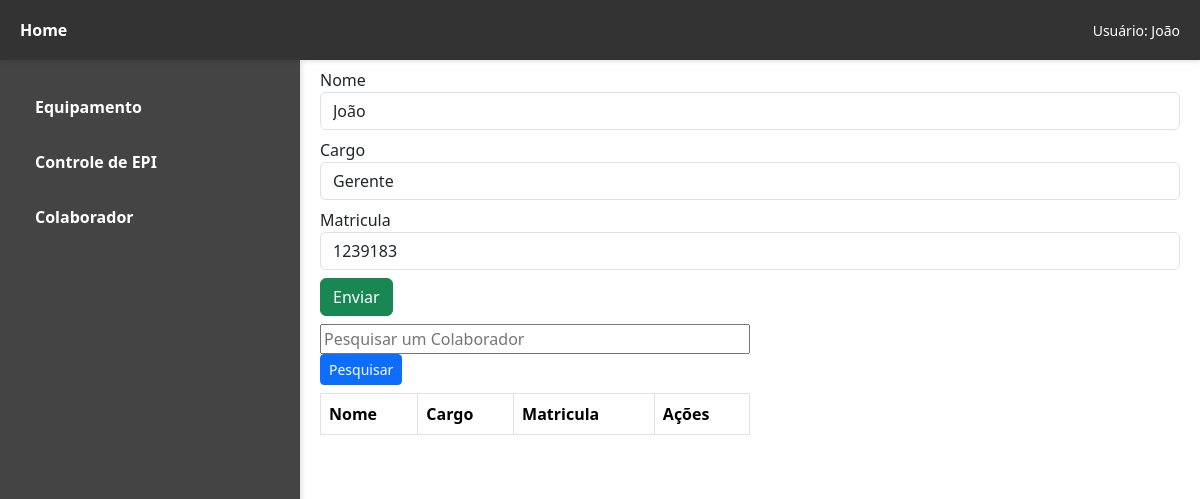
Screenshot of /epi/atualizar_colaborador/11/ with the database file from the repository.
### epi/models.py (models this page shows, shortened)
class Colaborador(models.Model):
        nome = models.CharField(max_length=100)
        cargo = models.CharField(max_length=100)
        matricula = models.IntegerField(max_length=100)

### epi/views.py (the view, shortened to what this page needs)
# urls.py: path('atualizar_colaborador/', views.atualizar_colaborador, name='atualizar_colaborador_tela'),
def atualizar_colaborador(request, id=0):
    colaborador = get_object_or_404(Colaborador, id=id)
    return render(request, 'epi/globals/atualizar_colaborador.html', {'colaborador': colaborador})

### epi/templates/epi/globals/atualizar_colaborador.html (shortened to what this page needs)
{% extends "epi/index.html" %}
{% block content %}
{% if colaborador %}
<form action="{% url 'atualizar_colaborador' colaborador.id %}" method="post" >
    <div class="form-group my-2">
        <label  for="nome" >Nome</label>
        <input class="form-control" type="text" name="nome" placeholder="Nome" value="{{ colaborador.nome }}">
    </div>
    <div class="form-group my-2">
        <label for="ca">Cargo</label>
        <input class="form-control" type="text" name="cargo" placeholder="Cargo" value="{{ colaborador.cargo }}">
    </div>
    <div class="form-group my-2">
        <label for="validade">Matricula</label>
        <input class="form-control" type="text" name="matricula" placeholder="Matricula" value="{{ colaborador.matricula}}">
    </div>
    <div>
        <input class="btn btn-success" type="submit" value="Enviar">
    </div>
</form>
{% endif %}
<form class="form-group my-2" method="get" style="width: 50%;">
    <input type="text" name="nome_item" placeholder="Pesquisar um Colaborador" value="{{ request.GET.nome_item }}" style="width: 100%;">
    <button type="submit" class="btn btn-primary btn-sm">Pesquisar</button>
</form>
<div class="table-responsive">
    <table class="table table-bordered" style="width: 50%;">
        <thead>
            <tr>
                <th>Nome</th>
                <th>Cargo</th>
                <th>Matricula</th>
                <th>Ações</th>
            </tr>
        </thead>
    </table>
</div>
{% endblock content %}

### rows the page displays
Colaborador: nome "João", cargo "Gerente", matricula "1239183"
